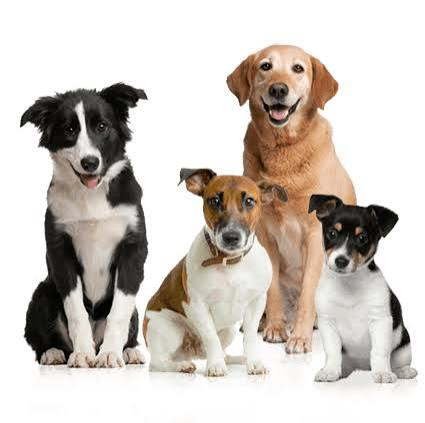
#> input picture Images/dogs.png, 425 x 423 px
$ python draw.py
#> lines starting #> are read from the running program, lines starting #| are printed output that depends on the picture
import cv2

image = cv2.imread("../Images/dogs.png")
#> image is the input picture: shape (423, 425, 3); mean B, G, R 192.4, 199.2, 206.3

cv2.imshow("", image)

line_image = cv2.line(image, (100, 0), (200, 250), thickness=3, color=(255, 0, 0))
cv2.imshow("Line", line_image)

circle_image = cv2.circle(img=image, center=(300, 300), radius=30, color=(0, 255, 0), thickness=-1)
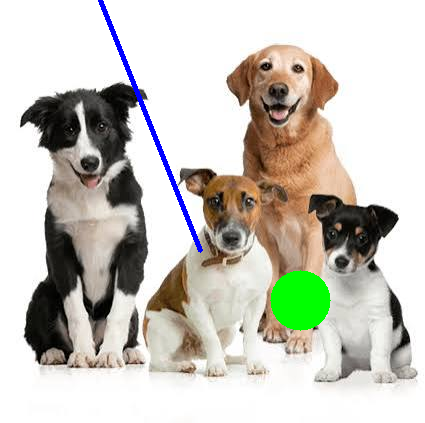
#> circle_image: shape (423, 425, 3); mean B, G, R 190.2, 198.7, 201.4
cv2.imshow("Circle", circle_image)

rectangle_image = cv2.rectangle(img=image, pt1=(100, 100), pt2=(200, 200), color=(0, 0, 255), thickness=-1)
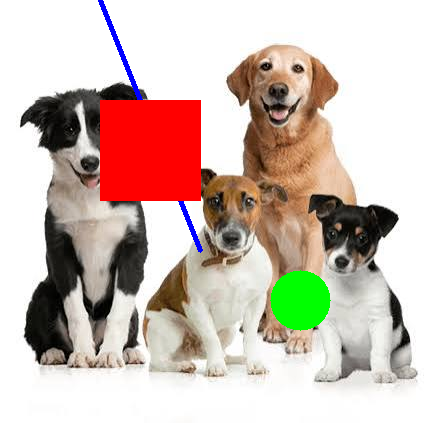
#> rectangle_image: shape (423, 425, 3); mean B, G, R 179.8, 189, 206
cv2.imshow("Rectangle", rectangle_image)

write_text_image = cv2.putText(img=image, color=(255, 0, 0), thickness=5, text="Salom Doston", org=(100, 300),
                               fontScale=1,fontFace=cv2.FONT_ITALIC)
# | Parametr        | Nima qiladi?                                   | Misol                      | Eslab qolish         |
# | --------------- | ---------------------------------------------- | -------------------------- | -------------------- |
# | **`img`**       | Qaysi rasm ustiga yozish kerakligini bildiradi | `img=image`                | 📷 Qaysi rasm?       |
# | **`text`**      | Qanday matn yozilishini bildiradi              | `"Salom Doston"`           | 📝 Nima yoziladi?    |
# | **`org`**       | Matn qayerdan boshlanishini bildiradi `(x, y)` | `(300, 300)`               | 📍 Qayerga yoziladi? |
# | **`fontFace`**  | Matnning shrift turini tanlaydi                | `cv2.FONT_HERSHEY_SIMPLEX` | 🔤 Qanday shrift?    |
# | **`fontScale`** | Matnning kattaligini belgilaydi                | `1`, `2`, `0.5`            | 🔠 Qanchalik katta?  |
# | **`color`**     | Matn rangini belgilaydi (BGR)                  | `(255,0,0)`                | 🎨 Qanday rang?      |
# | **`thickness`** | Harflarning qalinligini belgilaydi             | `1`, `2`, `3`              | ✏️ Qanchalik qalin?  |

cv2.imshow("Write Text", write_text_image)

cv2.waitKey(0)
cv2.destroyAllWindows()

$ run again, with Images/all_animals.png copied over Images/dogs.png
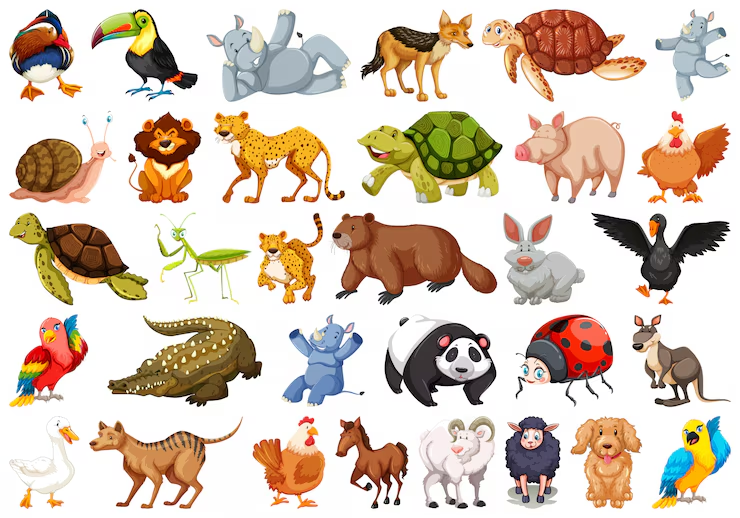
#> input picture Images/all_animals.png, 740 x 518 px
#> image is the input picture: shape (518, 740, 3); mean B, G, R 186.4, 201.6, 217
#> `rectangle_image = cv2.rectangle(img=image, pt1=(100, 100), pt2=(200, 2..`:
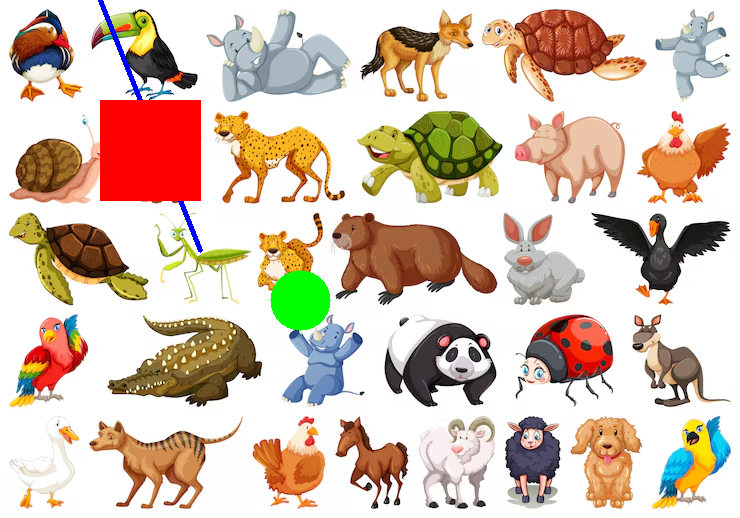
#> rectangle_image: shape (518, 740, 3); mean B, G, R 181, 196.5, 215.6
